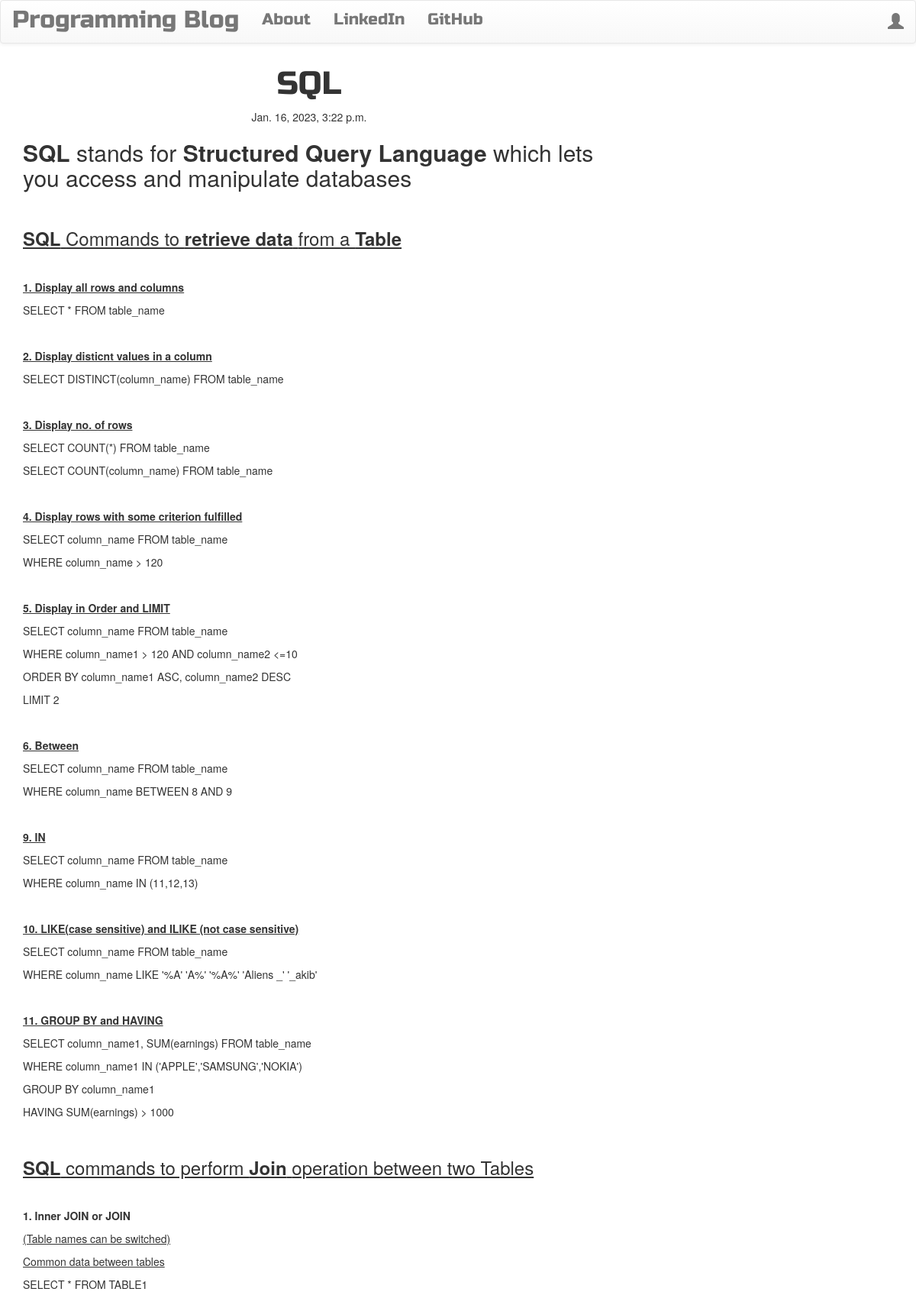
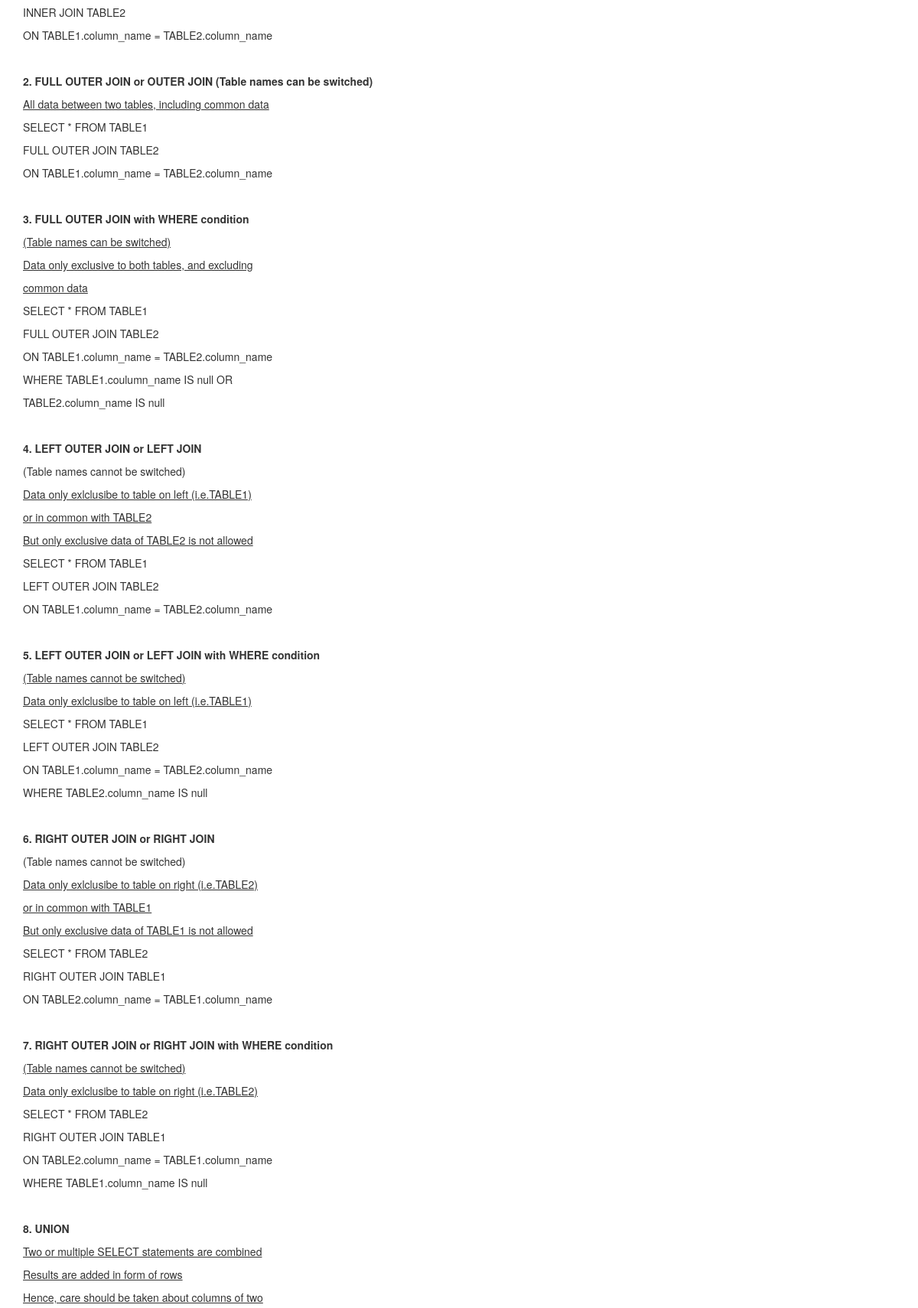
The app's page /post/14/ (upper part) with its own data (2 pictures, top to bottom).
### blog/models.py (models this page shows, shortened)
class Post(models.Model):
    author = models.ForeignKey('auth.User',on_delete=models.CASCADE)
    title = models.CharField(max_length=200)
    text = models.TextField()
    create_date = models.DateTimeField(default=timezone.now)
    published_date = models.DateTimeField(blank=True,null=True)

### blog/views.py (the view)
# urls.py: re_path(r'^post/(?P<pk>\d+)/$',views.PostDetailView.as_view(),name="post_detail"),
class PostDetailView(DetailView):
    model = Post
    template_name = 'blog/post_detail.html'

### blog/templates/blog/post_detail.html (shortened to what this page needs)
{% extends "blog/base.html" %}
{% block body_block %}
  <h1 class="posttitle loader">{{post.title}}</h1>
  {% if post.published_date %}
    <div class="date postdate">
      {{post.published_date}}
    </div>
  {% else %}
    <a class="btn btn-default" href="{% url "blog:post_publish" pk=post.pk %}">Publish</a>
  {% endif %}
  <p class="postcontent">{{post.text|safe|linebreaksbr}}</p>
{% endblock %}

### blog/static/css/blog.css (style rules this page uses)
.postdate { text-align: center; }
.posttitle { font-family: "Russo One", sans-serif; font-size: 3em; text-align: center; }
.postcontent { font-family: 'Montserrat'; font-size: 1.5em; }
.loader { filter:hue-rotate(0deg); color:linear-gradient(45deg,#0f8,#08f); animation:hue 10000ms infinite linear; }

### records on screen
Post: title "SQL", published_date "Jan. 16, 2023, 3:22 p.m.", text "SQL stands for Structured Query Language which lets you access and manipulate databases SQL Commands to retrieve data from a Table 1. Display all rows and columns SELECT * FROM table_name 2. Display disticnt values in a column SELECT DISTINCT(column_name) FROM table_name 3. Display no. of rows SELECT COUNT(*) FROM table_name SELECT COUNT(column_name) FROM table_name 4. Display rows with some criterion fulfilled SELECT column_name FROM table_name WHERE column_name > 120 5. Display in Order and LIMIT SELECT column_name FROM table_name WHERE column_name1 > 120 AND column_name2 <=10 ORDER BY column_name1 ASC, column_name2 DESC LIMIT 2 6. Between SELECT column_name FROM table_name WHERE…"
